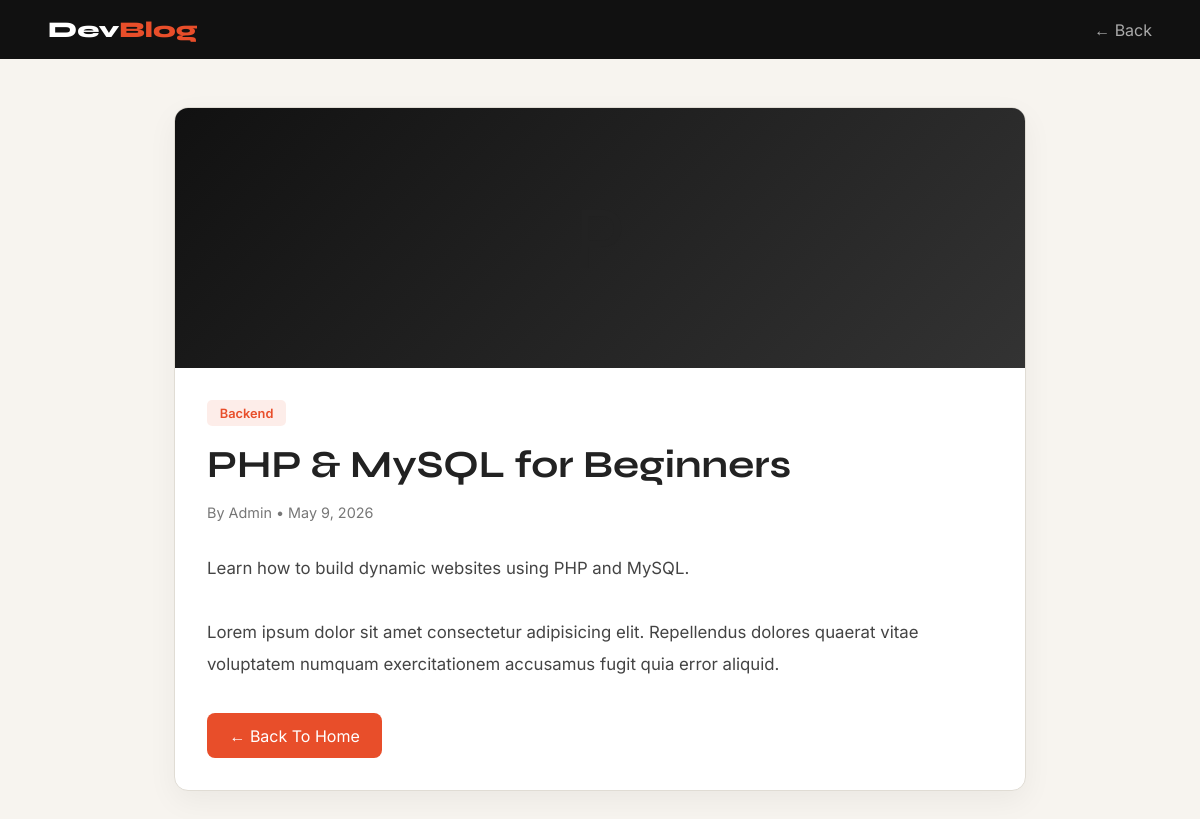
/post.php?id=2, run on the app's committed database.
### tables this page shows
CREATE TABLE IF NOT EXISTS posts (
    id          INT AUTO_INCREMENT PRIMARY KEY,
    title       VARCHAR(255)  NOT NULL,
    excerpt     TEXT          NOT NULL,
    content     LONGTEXT      NOT NULL,
    category    VARCHAR(100)  DEFAULT 'General',
    author      VARCHAR(100)  DEFAULT 'Admin',
    created_at  DATETIME      DEFAULT CURRENT_TIMESTAMP,
    updated_at  DATETIME      DEFAULT CURRENT_TIMESTAMP ON UPDATE CURRENT_TIMESTAMP
);

### post.php (the view, shortened to what this page needs)
<?php
try {
    $pdo = new PDO(
        "mysql:host=".DB_HOST.";dbname=".DB_NAME.";charset=utf8",
        DB_USER,
        DB_PASS
    );
    $pdo->setAttribute(PDO::ATTR_ERRMODE, PDO::ERRMODE_EXCEPTION);
} catch(PDOException $e) {
    die("Database connection failed");
}
$id = $_GET['id'];
$stmt = $pdo->prepare("SELECT * FROM posts WHERE id = ?");
$stmt->execute([$id]);
$post = $stmt->fetch(PDO::FETCH_ASSOC);
$date = date('M j, Y', strtotime($post['created_at']));
?>
<!DOCTYPE html>
<html lang="en">
<head>
</head>
<body>
    <nav>
        <a href="index.php" class="logo">
            Dev<span>Blog</span>
        </a>
        <a href="index.php" class="back-btn">
            ← Back
        </a>
    </nav>
    <div class="container">
        <div class="post-card">
            <div class="hero">
            </div>
            <div class="content">
                <span class="category">
                    <?= htmlspecialchars($post['category']) ?>
                </span>
                <h1>
                    <?= htmlspecialchars($post['title']) ?>
                </h1>
                <div class="meta">
                    By <?= htmlspecialchars($post['author']) ?>
                    •
                    <?= $date ?>
                </div>
                <div class="post-text">
                    <?= nl2br(htmlspecialchars($post['excerpt'])) ?>
                    <br><br>
                    Lorem ipsum dolor sit amet consectetur adipisicing elit.
                    Repellendus dolores quaerat vitae voluptatem numquam
                    exercitationem accusamus fugit quia error aliquid.
                </div>
                <a href="index.php" class="back-home">
                    ← Back To Home
                </a>
            </div>
        </div>
    </div>
</body>
</html>

### post.php (style rules this page uses)
* { margin:0; padding:0; box-sizing:border-box; }
:root { --bg:#f7f4ef; --card:#ffffff; --dark:#111111; --accent:#e84e2a; --border:#e0dcd4; --muted:#777; }
body { background:var(--bg); font-family:'Inter',sans-serif; color:#222; }
nav { background:var(--dark); padding:1rem 3rem; display:flex; justify-content:space-between; align-items:center; }
.logo { text-decoration:none; color:#fff; font-family:'Syne',sans-serif; font-size:1.4rem; font-weight:800; }
.logo span { color:var(--accent); }
.back-btn { color:#aaa; text-decoration:none; transition:0.2s; }
.container { max-width:900px; margin:3rem auto; padding:0 1.5rem; }
.post-card { background:var(--card); border:1px solid var(--border); border-radius:14px; overflow:hidden; box-shadow:0 10px 30px rgba(0,0,0,0.05); }
.hero { height:260px; background:linear-gradient(135deg,#111,#333); display:flex; justify-content:center; align-items:center; font-size:5rem; }
.content { padding:2rem; }
.category { display:inline-block; background:rgba(232,78,42,0.1); color:var(--accent); padding:0.35rem 0.8rem; border-radius:5px; font-size:0.8rem; margin-bottom:1rem; font-weight:600; }
h1 { font-family:'Syne',sans-serif; font-size:2.4rem; line-height:1.2; margin-bottom:1rem; }
.meta { color:var(--muted); margin-bottom:2rem; font-size:0.9rem; }
.post-text { line-height:1.9; font-size:1.05rem; color:#444; }
.back-home { display:inline-block; margin-top:2rem; background:var(--accent); color:#fff; text-decoration:none; padding:0.8rem 1.4rem; border-radius:8px; transition:0.2s; }

### data on the page
posts: category "Backend", title "PHP & MySQL for Beginners", author "Admin", created_at "May 9, 2026", excerpt "Learn how to build dynamic websites using PHP and MySQL."
